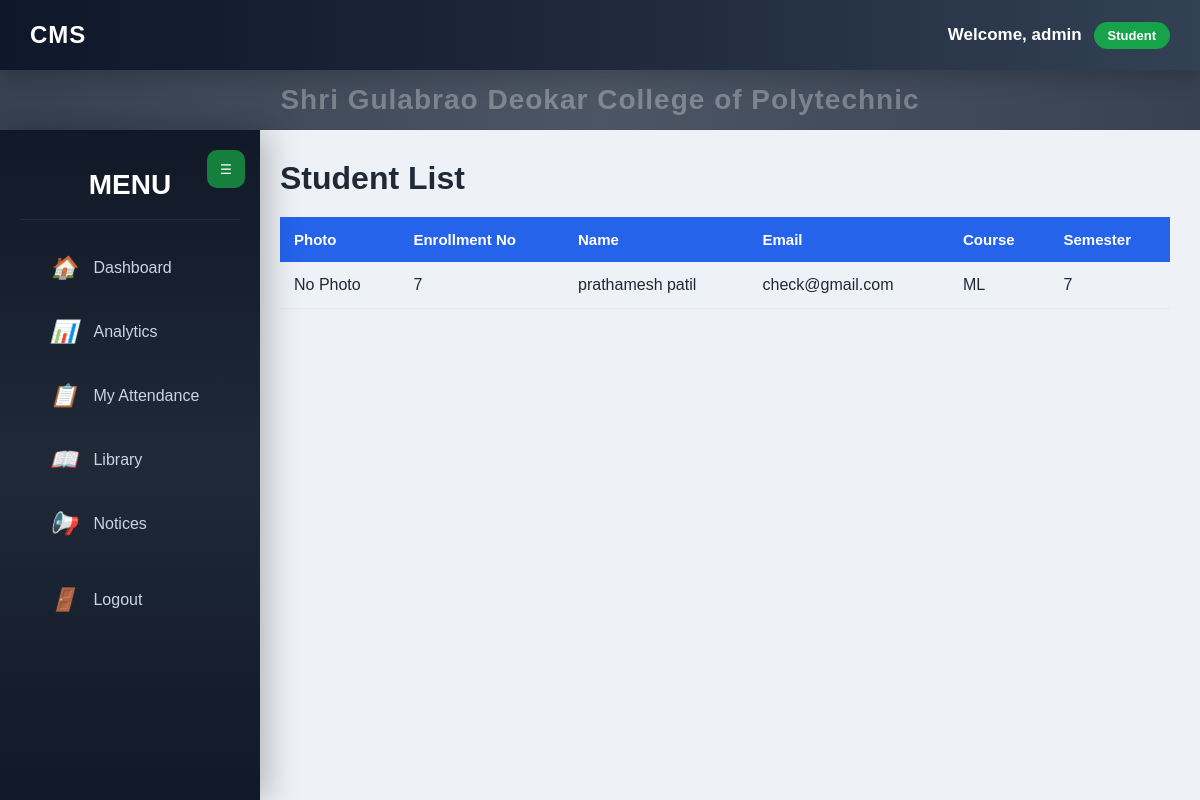
Page /students/ (signed in) on the committed database.
### accounts/models.py (models this page shows, shortened)
class UserProfile(models.Model):
    ROLE_CHOICES = (
        ('Principal','Principal'),
        ('HOD','HOD'),
        ('Faculty','Faculty'),
        ('Student','Student'),
    )
    user = models.OneToOneField(
        User,
        on_delete=models.CASCADE
    )
    role = models.CharField(
        max_length=20,
        choices=ROLE_CHOICES
    )

### students/models.py (models this page shows, shortened)
class Student(models.Model):
    user = models.OneToOneField(
        User,
        on_delete=models.SET_NULL,
        null=True,
        blank=True,
        related_name="student_profile"
    )
    enrollment_no = models.CharField(
        max_length=50,
        unique=True
    )
    first_name = models.CharField(
        max_length=100
    )
    last_name = models.CharField(
        max_length=100
    )
    email = models.EmailField()
    phone = models.CharField(
        max_length=15
    )
    course = models.CharField(
        max_length=100
    )
    semester = models.CharField(
        max_length=20
    )
    created_at = models.DateTimeField(
        auto_now_add=True
    )
    photo = models.ImageField(
        upload_to="students/",
        blank=True,
        null=True
    )

### students/views.py (the view)
@login_required
def student_list(request):
    if can_manage_students(request):
        search = request.GET.get(
            "search",
            ""
        )
        students = Student.objects.all().order_by("id")
        if search:
            students = students.filter(
                first_name__icontains=search
            ) | students.filter(
                last_name__icontains=search
            ) | students.filter(
                enrollment_no__icontains=search
            )
        paginator = Paginator(
            students,
            5
        )
        page_number = request.GET.get(
            "page"
        )
        page_obj = paginator.get_page(
            page_number
        )
        return render(
            request,
            "students/student_list.html",
            {
                "students": page_obj,
                "page_obj": page_obj,
                "search": search,
                "principal": True,
            }
        )
    elif is_student(request):
        try:
            student = Student.objects.get(
                user=request.user
            )
        except Student.DoesNotExist:
            return render(
                request,
                "students/student_list.html",
                {
                    "students": [],
                    "page_obj": [],
                    "search": "",
                    "principal": False,
                    "message": "Student record not found.",
                }
            )
        return render(
            request,
            "students/student_list.html",
            {
                "students": [student],
                "page_obj": [student],
                "search": "",
                "principal": False,
            }
        )
    return HttpResponseForbidden(
        "Access Denied"
    )

### students/views.py (called while the page is built)
def get_role(request):
    if hasattr(request.user, "userprofile"):
        return request.user.userprofile.role
    return ""

def is_student(request):
    return get_role(request) == "Student"

def can_manage_students(request):
    return get_role(request) in [
        "Principal",
        "HOD",
        "Faculty",
    ]

### templates/students/student_list.html (shortened to what this page needs)
{% extends 'base/base.html' %}
{% block content %}
<div class="student-page">
    <div class="student-header">
        <h1>Student List</h1>
    </div>
    <div class="table-card">
        <table class="student-table">
            <thead>
                <tr>
                    <th>Photo</th>
                    <th>Enrollment No</th>
                    <th>Name</th>
                    <th>Email</th>
                    <th>Course</th>
                    <th>Semester</th>
                </tr>
            </thead>
            <tbody>
            {% for student in students %}
                <tr>
                    <td>
                        {% if student.photo %}
                            <img
                                src="{{ student.photo.url }}"
                                width="60"
                                height="60"
                                style="border-radius:50%;object-fit:cover;"
                            >
                        {% else %}
                            No Photo
                        {% endif %}
                    </td>
                    <td>{{ student.enrollment_no }}</td>
                    <td>
                        {{ student.first_name }}
                        {{ student.last_name }}
                    </td>
                    <td>{{ student.email }}</td>
                    <td>{{ student.course }}</td>
                    <td>{{ student.semester }}</td>
                </tr>
            {% endfor %}
            </tbody>
        </table>
    </div>
</div>
{% endblock %}

### templates/base/base.html (shortened to what this page needs)
{% load static %}
<!DOCTYPE html>
<html lang="en">
<head>
    <link
        rel="stylesheet"
        href="{% static 'css/dashboard.css' %}"
    >
</head>
<body>
<header class="navbar">
    <div class="logo">
        CMS
    </div>
    <div class="user-info">
        {% if request.user.is_authenticated %}
            <span class="welcome-text">
                Welcome,
                {{ request.user.username }}
            </span>
            {% if request.user.userprofile %}
                <span class="user-role">
                    {{ request.user.userprofile.role }}
                </span>
            {% endif %}
        {% endif %}
    </div>
</header>
<div class="college-title">
    <h1 class="college-name">
        <span>S</span>
        <span>h</span>
        <span>r</span>
        <span>i</span>
        <span>&nbsp;</span>
        <span>G</span>
        <span>u</span>
        <span>l</span>
        <span>a</span>
        <span>b</span>
        <span>r</span>
        <span>a</span>
        <span>o</span>
        <span>&nbsp;</span>
        <span>D</span>
        <span>e</span>
        <span>o</span>
        <span>k</span>
        <span>a</span>
        <span>r</span>
        <span>&nbsp;</span>
        <span>C</span>
        <span>o</span>
        <span>l</span>
        <span>l</span>
        <span>e</span>
        <span>g</span>
        <span>e</span>
        <span>&nbsp;</span>
        <span>o</span>
        <span>f</span>
        <span>&nbsp;</span>
        <span>P</span>
        <span>o</span>
        <span>l</span>
        <span>y</span>
        <span>t</span>
        <span>e</span>
        <span>c</span>
        <span>h</span>
        <span>n</span>
        <span>i</span>
        <span>c</span>
    </h1>
</div>
<aside
    class="sidebar"
    id="sidebar"
>
    <button
        type="button"
        class="sidebar-toggle"
        id="sidebarToggle"
    >
        ☰
    </button>
    <div class="sidebar-logo">
        <span>MENU</span>
    </div>
    {% if request.user.is_authenticated and request.user.userprofile.role == "Student" %}
    <ul>
        <li>
            <a href="{% url 'dashboard:home' %}">
                <i>🏠</i>
                <span>
                    Dashboard
                </span>
            </a>
        </li>
        <li>
            <a href="{% url 'dashboard:analytics' %}">
                <i>📊</i>
                <span>
                    Analytics
                </span>
            </a>
        </li>
        <li>
            <a href="{% url 'attendance_list' %}">
                <i>📋</i>
                <span>
                    My Attendance
                </span>
            </a>
        </li>
        <li>
            <a href="{% url 'book_list' %}">
                <i>📖</i>
                <span>
                    Library
                </span>
            </a>
        </li>
        <li>
            <a href="{% url 'notice_list' %}">
                <i>📢</i>
                <span>
                    Notices
                </span>
            </a>
        </li>
    </ul>
    {% endif %}
    {% if request.user.is_authenticated %}
    <ul>
        <li>
            <a href="{% url 'logout' %}">
                <i>🚪</i>
                <span>
                    Logout
                </span>
            </a>
        </li>
    </ul>
    {% endif %}
</aside>
<main class="content">
    {% block content %}
    {% endblock %}
</main>
</body>
</html>

### rows in the picture
Student: photo "No Photo", enrollment_no "7", first_name "prathamesh", last_name "patil", email "check@gmail.com", course "ML", semester "7"

### other values in the picture
{{ request.user.username }} "admin"
{{ request.user.userprofile.role }} "Student"
